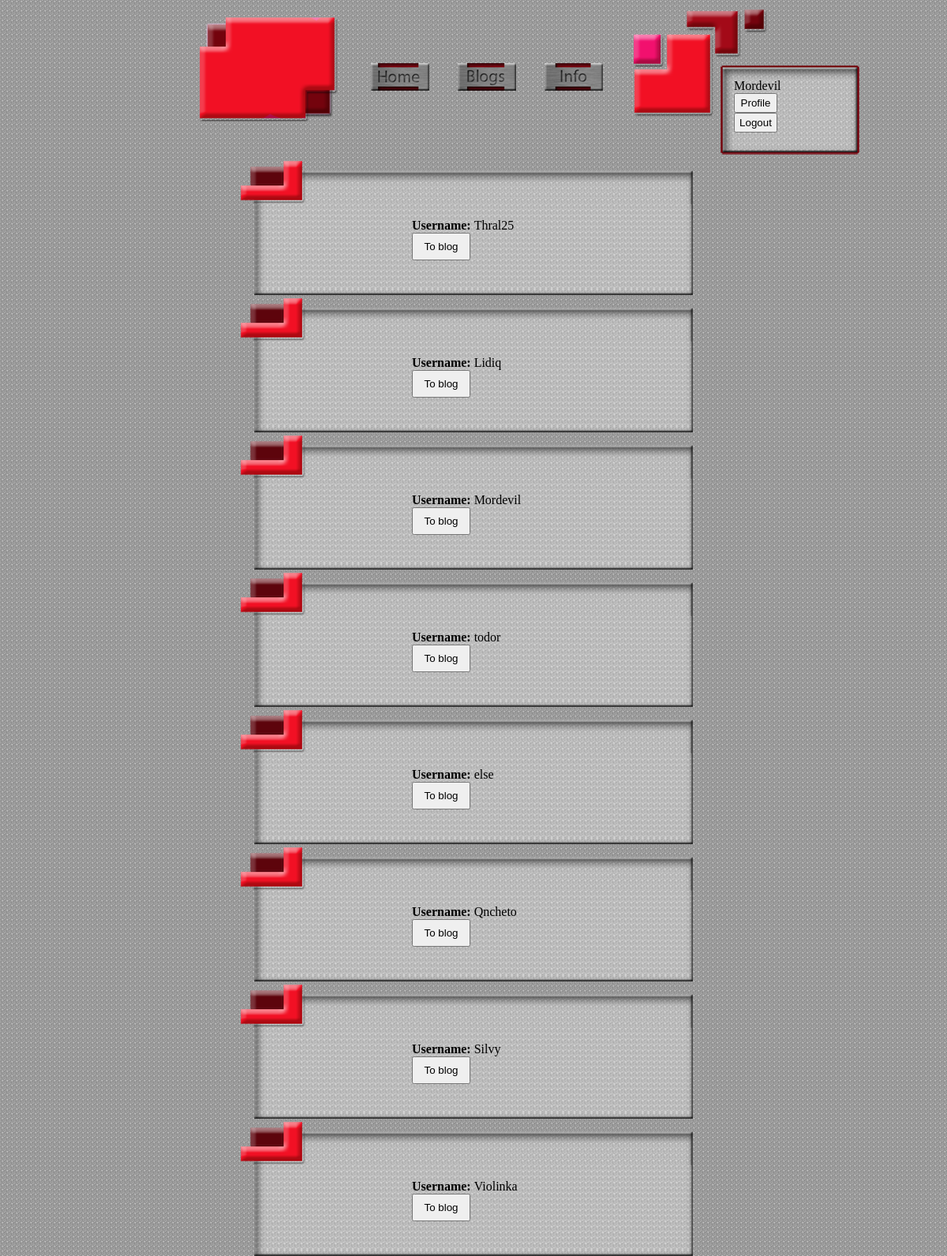
/blog.php (signed in), run on the app's committed database.
### tables this page shows
CREATE TABLE IF NOT EXISTS `users` (
  `id` int(255) NOT NULL AUTO_INCREMENT,
  `username` varchar(20) NOT NULL,
  `email` varchar(60) NOT NULL,
  `password` varchar(60) NOT NULL,
  `theme` smallint(2) NOT NULL,
  `perm` tinyint(1) NOT NULL DEFAULT '0',
  PRIMARY KEY (`id`)
);

### blog.php (the view, shortened to what this page needs)
<!DOCTYPE html PUBLIC "-//W3C//DTD XHTML 1.0 Transitional//EN" "http://www.w3.org/TR/xhtml1/DTD/xhtml1-transitional.dtd">
<html xmlns="http://www.w3.org/1999/xhtml">
<head>
<?php
if(isset($_SESSION['theme']))
	{
	if ($_SESSION['theme']=='2')
		{echo'<link rel="stylesheet" type="text/css" href="index2.css" />';
		echo'<!--[if IE 6]>
<link type="text/css" rel="stylesheet" type="text/css" href="index2.css" />
#repeated_back{position:absolute;}
</style>
<![endif]-->';}
	}
else
	{echo'<link rel="stylesheet" type="text/css" href="index.css" />';}
?>
</head>
<body>
	<div id="center">
		<div id="logo"></div>
		<div id="head"></div>
		<div id="log">
		<?php
		if(!isset($_SESSION['username']))
			{
			echo'
			<a href="loginn.php"><div id="b_log"></div></a>';
			}
			else
			{
			echo $_SESSION['username'];
			echo'
			<br/>
			<form name="profile-form" id="profile-form" method="post" action="profile.php">
			<input type="submit" name="cmdlogout" value="Profile" style="height: 25px; width: 55px" />
			</form>
			<form name="logout-form" id="logout-form" method="post" action="logout.php">
			<input type="submit" name="cmdlogout" value="Logout" style="height: 25px; width: 55px"/>
			</form>';
			}
		?>
		</div>
		<a href="index.php"><div id="b_home"></div></a>
		<a href="blog.php"><div id="b_blogs"></div></a>
		<a href="info.php"><div id="b_info"></div></a>
		<div id="post_cont">
		<?php
		$query="SELECT * FROM users";
		$result=mysql_query($query);
		while($row=mysql_fetch_array($result))
			{echo'
					<div id="post">
						<div id="posthead"></div>
						<div id="postbody">
						<form name="blog-form" id="blog-form" method="post" action="personalblog.php"  style="width:200px;padding-left:190px">
						<br/><b>Username: </b>';
			echo $row['username'];
			if($_SESSION['admin']==1)
			{
			echo'		<br/>
						<button type="submit" name="id" value="'; echo $row['id']; echo'" style="width:74px; height:35px;">To blog</button>
					</form>
					<br/>';
					echo'<form name="del" id="del" method="post" action="del.php" >
					<button type="submit" name="did" value="'; echo $row['id']; echo'">Delete</button>
						</form>';
			}else
				{
				echo'		<br/>
						<button type="submit" name="id" value="'; echo $row['id']; echo'" style="width:74px; height:35px;">To blog</button>
					</form>
					<br/>
			';
				}
			echo'
						<br/>
						</div>
						<div id="postfoot"></div>
					</div>';
			}
		?>
		</div>
	</div>
</body>
</html>

### index2.css (style rules this page uses)
* { margin:0; padding:0; }
#logo { position:absolute; left:-350px; top:20px; width:178px; height:134px; background-image:url('pics2/logo.png'); z-index:1; }
#head { position:absolute; left:200px; top:10px; width:173px; height:139px; background-image:url('pics2/head.png'); z-index:1; }
#log { position:absolute; left:310px; top:80px; padding:20px; width:142px; height:80px; background-image:url('pics2/log.png'); z-index:2; }
#post_cont { position:absolute; left:-300px; top:200px; width:584px; z-index:1; }
#post { position:static; left:0px; width:584px; z-index:2; }
#posthead { position:static; left:0px; top:0px; width:584px; height:59px; background-image:url('pics2/posthead.png'); z-index:3; }
#postbody { position:static; margin-left:22px; padding-left:10px; top:59px; width:546px; background-image:url('pics2/postback.jpg'); background-repeat:repeat-y; z-index:3; }
#postfoot { position:static; margin-left:22px; top:0px; width:556px; height:8px; background-image:url('pics2/postfoot.jpg'); z-index:3; }
#b_home { position:absolute; left:-130px; top:80px; width:74px; height:35px; background-image:url('pics2/b_home.jpg'); z-index:2; }
#b_blogs { position:absolute; left:-20px; top:80px; width:74px; height:35px; background-image:url('pics2/b_blogs.jpg'); z-index:2; }
#b_info { position:absolute; left:90px; top:80px; width:74px; height:35px; background-image:url('pics2/b_info.jpg'); z-index:2; }
#center { position:absolute; left:50%; top:0px; width:10px; height:10px; z-index:0; }

### data on the page
users: username "Thral25", $row['id'] 1 (drawn)
users: username "Lidiq", $row['id'] 2 (drawn)
users: username "Mordevil", $row['id'] 3 (drawn)
users: username "todor", $row['id'] 5 (drawn)
users: username "else", $row['id'] 6 (drawn)
users: username "Qncheto", $row['id'] 7 (drawn)
users: username "Silvy", $row['id'] 8 (drawn)
users: username "Violinka", $row['id'] 9 (drawn)

### other printed values
$_SESSION['username'] "Mordevil"
